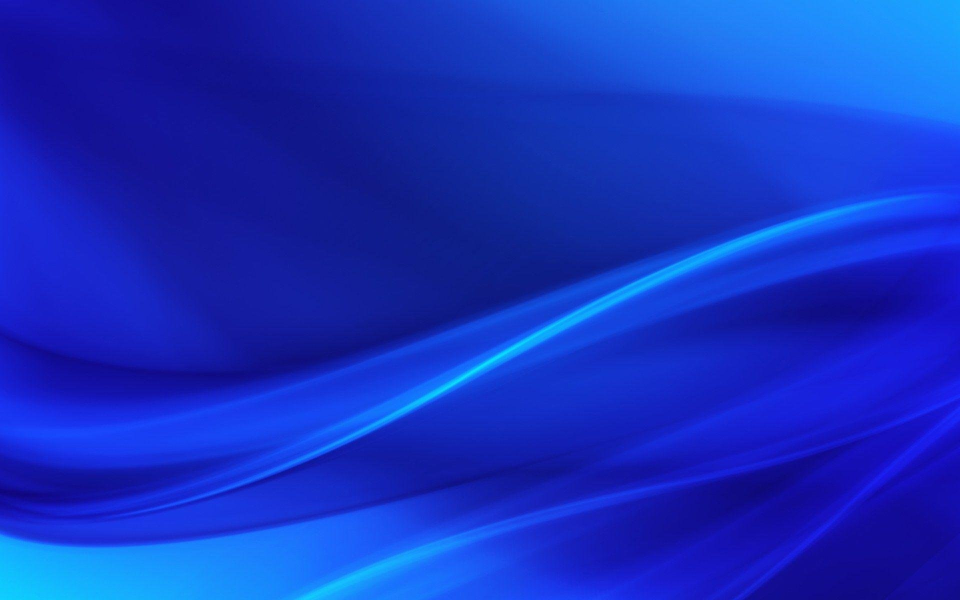
#> input picture WORK WITH PHOTO/Calendar/photo_2022-03-23_06-18-28.jpg, 1920 x 1200 px (shown at 1/2 size)
$ python main.py
#> lines starting #> are read from the running program, lines starting #| are printed output that depends on the picture
import calendar
from PIL import Image, ImageDraw, ImageFont

data = {
    1: 'Январь',
    2: 'Февраль',
    3: 'Март',
    4: 'Апрель',
    5: 'Май',
    6: 'Июнь',
    7: 'Июль',
    8: 'Август',
    9: 'Сентябрь',
    10: 'Октябрь',
    11: 'Декабрь'
}
year = int(input("Введите год: "))
#> the answer given: 3
month = int(input("Введите номер месяца: "))
#> the answer given: 3
file_name = input("Введите название итогового файла: ")
#> the answer given: photo_2022-03-23_06-18-28.jpg
# year = 2022
# month = 3
# file_name = 'new.png'
s = calendar.monthcalendar(year, month)
image = Image.open('photo_2022-03-23_06-18-28.jpg')
#> image is the input picture: PIL image 1920x1200 RGB; mean R, G, B 20.9, 49, 191.9
image = image.resize((1920, 1080))
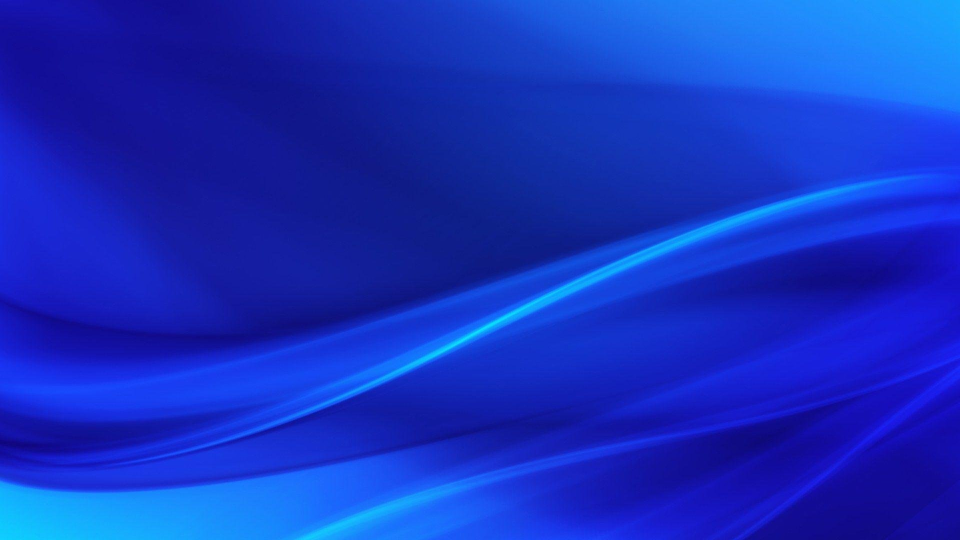
#> image: PIL image 1920x1080 RGB (shown at 1/2 size); mean R, G, B 20.9, 49, 191.9
draw = ImageDraw.Draw(image)
image_w, image_h = image.size
#> image_w = 1920; image_h = 1080
font = ImageFont.truetype("ofont.ru_Times New Roman.ttf", size=100)
char_w, char_h = font.getsize('2')


draw.text((500, 100), f'{year} {data[month]}', font=font, fill='red')


draw.text((500, 200), 'ПН', font=font, fill='black')
draw.text((650, 200), 'ВТ', font=font, fill='black')
draw.text((800, 200), 'СР', font=font, fill='black')
draw.text((950, 200), 'ЧТ', font=font, fill='black')
draw.text((1100, 200), 'ПТ', font=font, fill='black')
draw.text((1250, 200), 'СБ', font=font, fill='black')
draw.text((1400, 200), 'ВС', font=font, fill='black')
y = 300
for i in s:
    x = 500
    for j in i:
        if j == 0:
            j = ''
        draw.text((x, y), str(j), font=font, fill='white')
        x += 150
    y += 150
#> after the loop, j = ''; y = 1200

image.save(file_name)
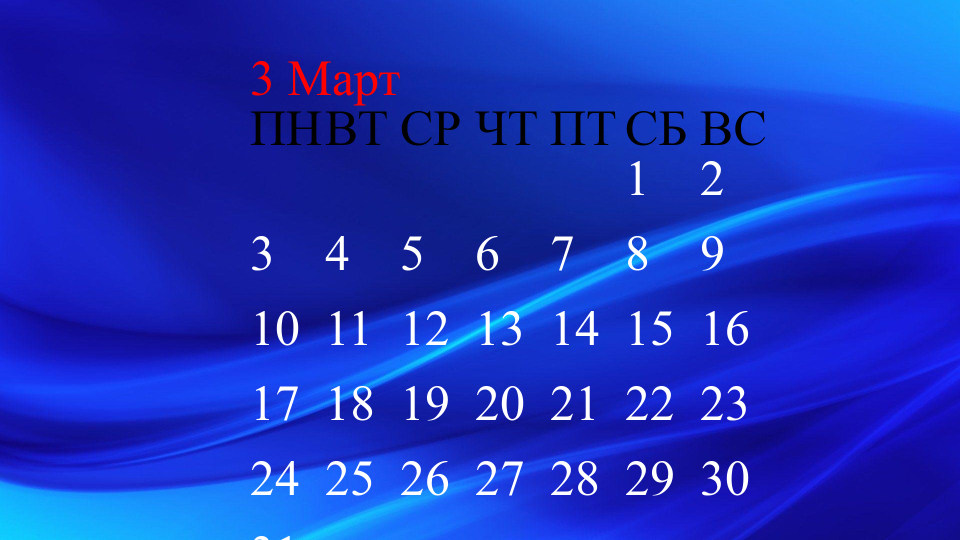
#> saved as photo_2022-03-23_06-18-28.jpg: PIL image 1920x1080 RGB (shown at 1/2 size); mean R, G, B 26.2, 52.8, 191.3
image.show()
